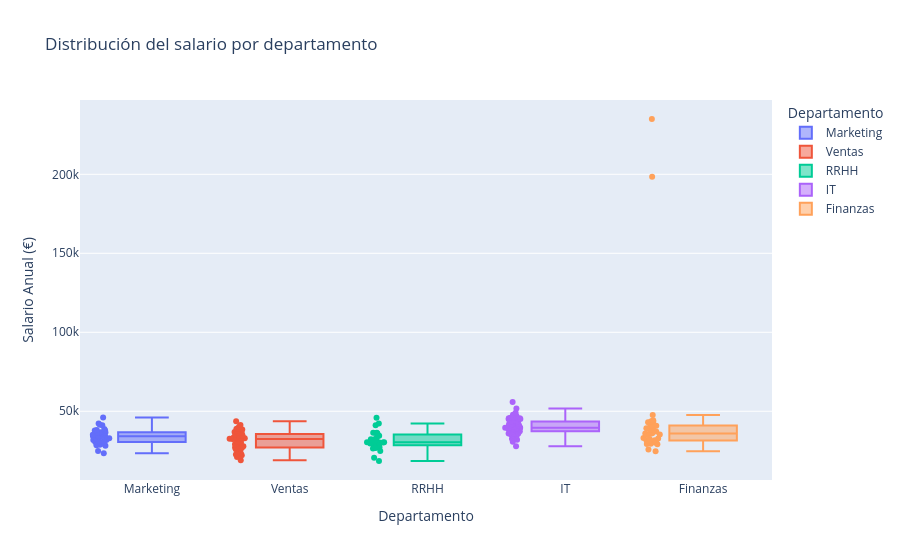

Write notebook code for a chart like this one.
### Markdown cell above
### 8.grafico interactivo con plotly

como ya sabeis con plotly podemos crear el mismo tipo de graficos pero interactivos

### Code cell
fig = px.box(
    df,
    x="departamento",
    y="salario_anual",
    color='departamento',
    points="all",
    title="Distribución del salario por departamento",
    labels={'departamento': 'Departamento', 'salario_anual': 'Salario Anual (€)'}
)

fig.show()

### Figure 1 — Plotly figure (JSON) as saved in the notebook; plotly's stock layout.template omitted (floating-point values rounded to 4 significant figures)
{"data": [{"alignmentgroup": "True", "boxpoints": "all", "hovertemplate": "Departamento=%{x}<br>Salario Anual (€)=%{y}<extra></extra>", "legendgroup": "Marketing", "marker": {"color": "#636efa"}, "name": "Marketing", "notched": false, "offsetgroup": "Marketing", "orientation": "v", "showlegend": true, "type": "box", "x": ["Marketing", "Marketing", "Marketing", "Marketing", "Marketing", "Marketing", "Marketing", "Marketing", "Marketing", "Marketing", "Marketing", "Marketing", "Marketing", "Marketing", "Marketing", "Marketing", "Marketing", "Marketing", "Marketing", "Marketing", "Marketing", "Marketing", "Marketing", "Marketing", "Marketing", "Marketing", "Marketing", "Marketing", "Marketing", "Marketing", "Marketing", "Marketing", "Marketing", "Marketing", "Marketing", "Marketing", "Marketing"], "x0": " ", "xaxis": "x", "y": [32850.0, 36560.0, 41120.0, 34750.0, 36790.0, 37910.0, 34270.0, 34750.0, 32720.0, 31840.0, 28130.0, 30610.0, 36760.0, 30970.0, 31090.0, 36450.0, 29860.0, 24820.0, 28750.0, 23380.0, 38800.0, 38100.0, 30100.0, 41550.0, 36010.0, 29120.0, 33630.0, 28440.0, 29890.0, 42310.0, 37990.0, 34140.0, 34140.0, 34140.0, 31890.0, 46140.0, 35230.0], "y0": " ", "yaxis": "y"}, {"alignmentgroup": "True", "boxpoints": "all", "hovertemplate": "Departamento=%{x}<br>Salario Anual (€)=%{y}<extra></extra>", "legendgroup": "Ventas", "marker": {"color": "#EF553B"}, "name": "Ventas", "notched": false, "offsetgroup": "Ventas", "orientation": "v", "showlegend": true, "type": "box", "x": ["Ventas", "Ventas", "Ventas", "Ventas", "Ventas", "Ventas", "Ventas", "Ventas", "Ventas", "Ventas", "Ventas", "Ventas", "Ventas", "Ventas", "Ventas", "Ventas", "Ventas", "Ventas", "Ventas", "Ventas", "Ventas", "Ventas", "Ventas", "Ventas", "Ventas", "Ventas", "Ventas", "Ventas", "Ventas", "Ventas", "Ventas", "Ventas", "Ventas", "Ventas", "Ventas", "Ventas", "Ventas", "Ventas", "Ventas", "Ventas", "Ventas", "Ventas", "Ventas", "Ventas", "Ventas", "Ventas", "Ventas", "Ventas", "Ventas", "Ventas", "Ventas", "Ventas", "Ventas"], "x0": " ", "xaxis": "x", "y": [38520.0, 37650.0, 36400.0, 19030.0, 33210.0, 21060.0, 23160.0, 24220.0, 34520.0, 24130.0, 33330.0, 24140.0, 30650.0, 29950.0, 36380.0, 34780.0, 30790.0, 28140.0, 36340.0, 22760.0, 22120.0, 32510.0, 38980.0, 33300.0, 33200.0, 29090.0, 43760.0, 27820.0, 22590.0, 36870.0, 32860.0, 26320.0, 32440.0, 27310.0, 39060.0, 25980.0, 33340.0, 32580.0, 32510.0, 29520.0, 26550.0, 38840.0, 35390.0, 40210.0, 26790.0, 38830.0, 27140.0, 32510.0, 30010.0, 32510.0, 32510.0, 41280.0, 34460.0], "y0": " ", "yaxis": "y"}, {"alignmentgroup": "True", "boxpoints": "all", "hovertemplate": "Departamento=%{x}<br>Salario Anual (€)=%{y}<extra></extra>", "legendgroup": "RRHH", "marker": {"color": "#00cc96"}, "name": "RRHH", "notched": false, "offsetgroup": "RRHH", "orientation": "v", "showlegend": true, "type": "box", "x": ["RRHH", "RRHH", "RRHH", "RRHH", "RRHH", "RRHH", "RRHH", "RRHH", "RRHH", "RRHH", "RRHH", "RRHH", "RRHH", "RRHH", "RRHH", "RRHH", "RRHH", "RRHH", "RRHH", "RRHH", "RRHH", "RRHH", "RRHH", "RRHH", "RRHH", "RRHH", "RRHH", "RRHH"], "x0": " ", "xaxis": "x", "y": [27200.0, 30330.0, 41240.0, 30340.0, 31320.0, 29630.0, 36380.0, 18530.0, 32260.0, 24830.0, 36000.0, 42290.0, 30330.0, 30300.0, 32350.0, 26460.0, 36420.0, 36270.0, 29090.0, 33050.0, 27940.0, 30280.0, 26740.0, 34590.0, 20620.0, 45970.0, 29530.0, 30310.0], "y0": " ", "yaxis": "y"}, {"alignmentgroup": "True", "boxpoints": "all", "hovertemplate": "Departamento=%{x}<br>Salario Anual (€)=%{y}<extra></extra>", "legendgroup": "IT", "marker": {"color": "#ab63fa"}, "name": "IT", "notched": false, "offsetgroup": "IT", "orientation": "v", "showlegend": true, "type": "box", "x": ["IT", "IT", "IT", "IT", "IT", "IT", "IT", "IT", "IT", "IT", "IT", "IT", "IT", "IT", "IT", "IT", "IT", "IT", "IT", "IT", "IT", "IT", "IT", "IT", "IT", "IT", "IT", "IT", "IT", "IT", "IT", "IT", "IT", "IT", "IT", "IT", "IT", "IT", "IT", "IT", "IT", "IT", "IT", "IT", "IT", "IT", "IT", "IT", "IT", "IT", "IT", "IT", "IT", "IT", "IT", "IT", "IT", "IT", "IT", "IT", "IT", "IT", "IT", "IT", "IT", "IT"], "x0": " ", "xaxis": "x", "y": [36960.0, 42340.0, 37380.0, 35050.0, 37280.0, 43430.0, 32620.0, 41560.0, 46350.0, 45600.0, 32020.0, 39660.0, 55870.0, 33190.0, 35650.0, 38660.0, 35370.0, 40150.0, 39540.0, 38310.0, 37400.0, 45450.0, 38970.0, 43600.0, 45540.0, 34250.0, 41870.0, 27930.0, 39080.0, 47050.0, 41200.0, 40780.0, 35820.0, 39600.0, 39670.0, 41720.0, 35990.0, 45150.0, 51750.0, 35860.0, 39810.0, 38870.0, 45940.0, 39260.0, 45840.0, 39640.0, 38790.0, 40220.0, 41730.0, 34210.0, 34640.0, 43510.0, 38290.0, 39660.0, 47750.0, 40830.0, 42990.0, 46350.0, 30640.0, 38610.0, 38580.0, 44950.0, 49020.0, 44920.0, 44320.0, 37310.0], "y0": " ", "yaxis": "y"}, {"alignmentgroup": "True", "boxpoints": "all", "hovertemplate": "Departamento=%{x}<br>Salario Anual (€)=%{y}<extra></extra>", "legendgroup": "Finanzas", "marker": {"color": "#FFA15A"}, "name": "Finanzas", "notched": false, "offsetgroup": "Finanzas", "orientation": "v", "showlegend": true, "type": "box", "x": ["Finanzas", "Finanzas", "Finanzas", "Finanzas", "Finanzas", "Finanzas", "Finanzas", "Finanzas", "Finanzas", "Finanzas", "Finanzas", "Finanzas", "Finanzas", "Finanzas", "Finanzas", "Finanzas", "Finanzas", "Finanzas", "Finanzas", "Finanzas", "Finanzas", "Finanzas", "Finanzas", "Finanzas", "Finanzas", "Finanzas", "Finanzas", "Finanzas", "Finanzas", "Finanzas", "Finanzas", "Finanzas", "Finanzas", "Finanzas", "Finanzas", "Finanzas"], "x0": " ", "xaxis": "x", "y": [29380.0, 35330.0, 31560.0, 47570.0, 25820.0, 36090.0, 29850.0, 235000.0, 32800.0, 31480.0, 43650.0, 40660.0, 198500.0, 35720.0, 31270.0, 40900.0, 24680.0, 31670.0, 33070.0, 43010.0, 44260.0, 37150.0, 41200.0, 35910.0, 32250.0, 43580.0, 40280.0, 38080.0, 35910.0, 29140.0, 35040.0, 30310.0, 39260.0, 43350.0, 29370.0, 38150.0], "y0": " ", "yaxis": "y"}], "layout": {"boxmode": "overlay", "legend": {"title": {"text": "Departamento"}, "tracegroupgap": 0}, "title": {"text": "Distribución del salario por departamento"}, "xaxis": {"anchor": "y", "categoryarray": ["Marketing", "Ventas", "RRHH", "IT", "Finanzas"], "categoryorder": "array", "domain": [0, 1], "title": {"text": "Departamento"}}, "yaxis": {"anchor": "x", "domain": [0, 1], "title": {"text": "Salario Anual (€)"}}}}
